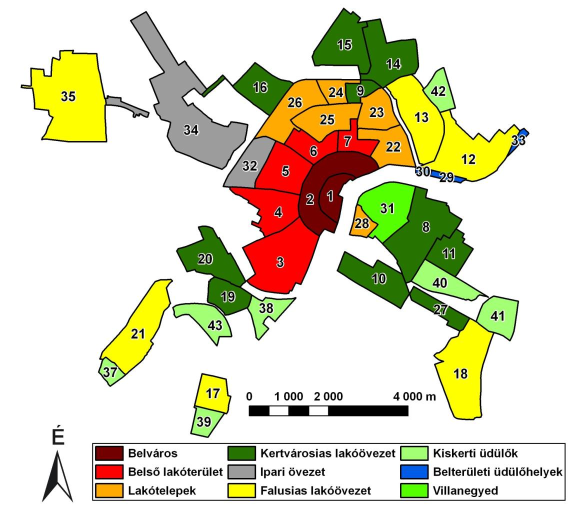
#> input picture data/neighborhoods/sources/municipal-szeged-raw-next/henits-p24-xref249.jpeg, 1174 x 1018 px (shown at 1/2 size)
$ python build-szeged.py
#> lines starting #> are read from the running program, lines starting #| are printed output that depends on the picture
#!/usr/bin/env python3
"""Fast source-map estimates under the user's 2026-11-14 collection policy.

No place-point circles are used. Visible source interiors are flood-filled;
occlusions and small broken strokes are completed with explicit hand traces.
"""
from pathlib import Path
from collections import Counter
import hashlib
import json
import numpy as np
from PIL import Image, ImageDraw
from scipy.ndimage import label, binary_fill_holes
from shapely.geometry import Polygon, box, mapping
from shapely.ops import unary_union, transform
from pyproj import Transformer

HERE = Path(__file__).resolve().parent
ROOT = HERE.parents[3]
SOURCE = ROOT / 'data/neighborhoods/sources/municipal-szeged-raw-next'
IMAGE = SOURCE / 'henits-p24-xref249.jpeg'
REGISTRATION = SOURCE / 'registration.json'
URL = 'https://doktori.bibl.u-szeged.hu/id/eprint/1759/1/doktori_HL.pdf'
UNITS = [
 (1,'Történelmi városközpont',(662,373)), (2,'Belső városrész',(619,374)),
 (3,'Alsóváros',(555,510)), (4,'Móraváros',(549,413)),
 (5,'Rókus-Móraváros',(571,328)), (6,'Rókus',(627,298)),
 (7,'Ófelsőváros',(695,280)), (8,'Újszeged kertváros',(852,454)),
 (9,'Fodorkert',(719,181)), (10,'Füvészkert',(752,546)),
 (11,'Marostő',(898,506)), (12,'Tápé',(936,318)),
 (13,'Petőfitelep',(842,232)), (14,'Új-Petőfitelep',(792,116)),
 (15,'Baktó',(684,77)), (16,'Béketelep',(516,166)),
 (17,'Gyálarét',(428,781)), (18,'Szőreg',(932,738)),
 (19,'Klebelsberg-telep',(457,584)), (20,'Kecskés-telep',(405,512)),
 (21,'Szentmihály',(274,650)), (22,'Felsőváros',(787,289)),
 (23,'Tarján',(751,220)), (24,'Makkosháza',(670,180)),
 (25,'Északi városrész',(651,234)), (26,'Újrókus',(588,192)),
 (27,'Újszőreg',(869,612)), (28,'Odessza',(722,450)),
 (29,'Sárga üdülőtelep',(900,354)), (30,'Tömörkény-üdülőtelep',(848,342)),
 (31,'Villanegyed',(773,404)), (32,'Belső ipari övezet',(498,324)),
 (33,'Tiszavirág üdülőtelep',(1031,280)),
 (34,'Külső ipari övezet',(371,252)), (35,'Kiskundorozsma',(132,177)),
 (37,'Bodomi kiskertek',(214,743)), (38,'Ballagitói kiskertek',(535,610)),
 (39,'Gyálaréti kiskertek',(403,846)), (40,'Marostői kiskertek',(877,569)),
 (41,'Szőregi kiskertek',(993,632)), (42,'Tápéi kiskertek',(878,179)),
 (43,'Tompaszigeti kiskertek',(429,650)),
]
# Native image coordinates, x-right/y-down. These approximate the visible
# black outline, interpolating through labels or breaks without a point buffer.
MANUAL = {
 12:[[891,220],[902,245],[913,258],[926,268],[936,279],[947,269],
     [958,279],[971,261],[983,275],[997,259],[1005,269],[1026,251],
     [1043,268],[1023,282],[1005,305],[993,326],[981,340],[965,351],
     [948,359],[929,361],[905,353],[865,342],[843,334],[864,288],
     [877,254],[884,225]],
 27:[[819,573],[833,582],[855,591],[879,599],[901,611],[919,623],
     [939,639],[930,660],[910,651],[891,642],[896,633],[873,626],
     [847,611],[822,592]],
 29:[[866,342],[881,345],[902,350],[928,359],[924,365],[902,360],
     [882,354],[865,349]],
 30:[[832,329],[844,332],[864,338],[865,347],[848,343],[833,337]],
 33:[[1011,305],[1020,286],[1027,273],[1036,270],[1043,279],
     [1036,288],[1023,297]],
 37:[[205,717],[221,726],[242,748],[215,770],[198,749]],
}

def write(path, value):
 path.write_text(json.dumps(value,ensure_ascii=False,indent=2,allow_nan=False)+'\n')

def digest(path):
 return hashlib.sha256(path.read_bytes()).hexdigest()

def raster_union(mask):
 runs=[]
 for y,row in enumerate(mask):
  d=np.diff(np.r_[False,row,False].astype(int))
  runs.extend(box(int(a),y,int(b),y+1) for a,b in zip(np.where(d==1)[0],np.where(d==-1)[0]))
 return unary_union(runs)

def main():
 rgb=np.array(Image.open(IMAGE).convert('RGB'))
#> rgb is the input picture: shape (1018, 1174, 3); mean R, G, B 221.2, 217.9, 190.5
 components,count=label(~(rgb.max(2)<80))
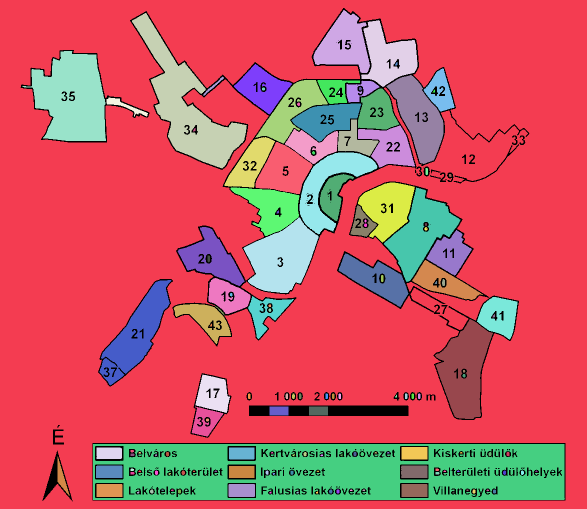
#> components: shape (1018, 1174) int32 (shown at 1/2 size); 149 distinct labels, from 0 to 148; one colour per label, 0 black
#> count = 148
 edge=set(np.r_[components[0],components[-1],components[:,0],components[:,-1]])|{0}
#> edge = 2 items
#> (the run stopped early here; a loop or call above may not have finished)

$ run again, with data/neighborhoods/sources/municipal-szeged-raw-next/ksh-p54-map-assembled.png saved as data/neighborhoods/sources/municipal-szeged-raw-next/henits-p24-xref249.jpeg
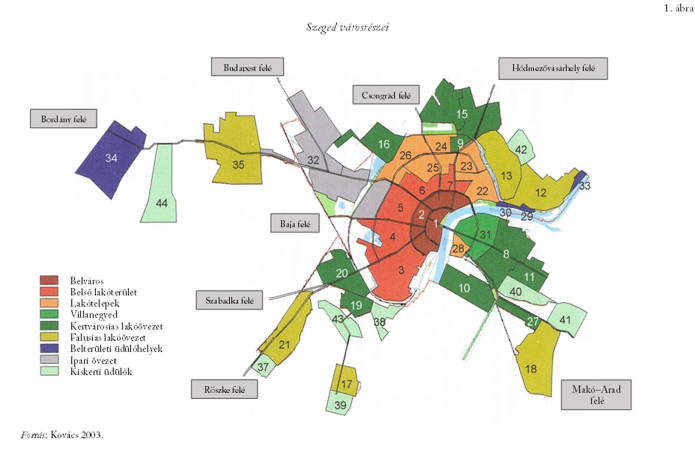
#> input picture data/neighborhoods/sources/municipal-szeged-raw-next/ksh-p54-map-assembled.png, 1390 x 914 px (shown at 1/2 size)
#> in main, rgb is the input picture: shape (914, 1390, 3); mean R, G, B 233.7, 232.7, 224.3
#> in main, `components,count=label(~(rgb.max(2)<80))`:
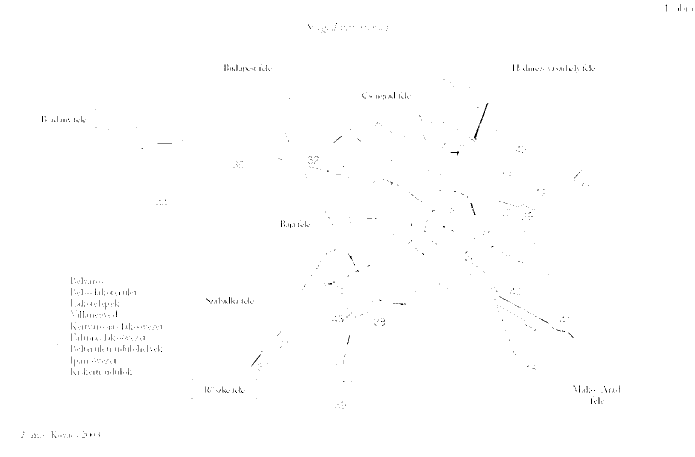
#> components: shape (914, 1390) int32 (shown at 1/2 size); values 0 (black) and 1 (white), 99.7% white; black in thin lines or dots
#> count = 1
#> edge = 2 items
